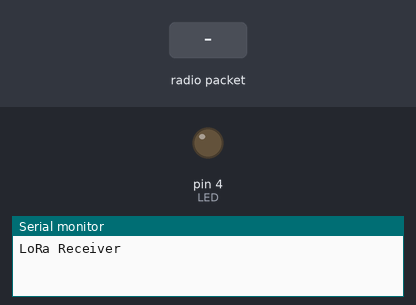
Simulated run of this sketch. Board: Arduino Uno, built with avr-gcc and run on an emulated ATmega328P. Shown: output pins drawn as LEDs (lit = HIGH), the last lines printed to the serial monitor. Dashed ring = blinking. Inputs (shaded band) come from the test bench. No radio packets arrive unless stated.

Above: at 1.2 s.
1.3 s: radio packet "1" arrives
At 1.4 s:
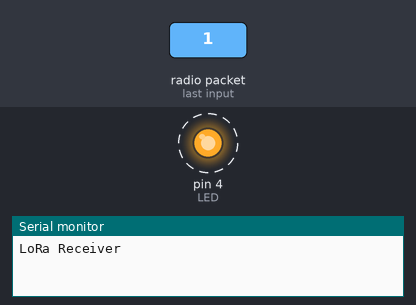
At 3.5 s:
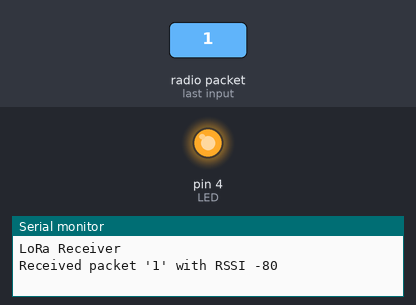
Timing chart, 0 to 5.0 s (numbered marks = the images above; inputs shaded):
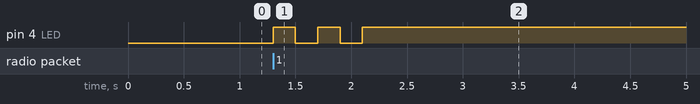

The sketch:

LoRaReceiver.ino
```cpp
#include <SPI.h>
#include <LoRa.h>


int LED = 4;
int t = 200;

void blinkk() {
  digitalWrite(LED, HIGH);
  delay(t);
  digitalWrite(LED, LOW);
  delay(t);
  digitalWrite(LED, HIGH);
  delay(t);
  digitalWrite(LED, LOW);
  delay(t);
  digitalWrite(LED, HIGH);
}


void setup() {

  pinMode(LED, OUTPUT);

  Serial.begin(9600);
  while (!Serial);

  Serial.println("LoRa Receiver");

  if (!LoRa.begin(433E6)) {
    Serial.println("Starting LoRa failed!");
    while (1);
  }
}

void loop() {
  // try to parse packet
  int packetSize = LoRa.parsePacket();
  if (packetSize) {
    blinkk();

    // received a packet
    Serial.print("Received packet '");

    // read packet
    while (LoRa.available()) {
      Serial.print((char)LoRa.read());
    }

    // print RSSI of packet
    Serial.print("' with RSSI ");
    Serial.println(LoRa.packetRssi());
  }
}
```

Measured:
- after the input at 1.3 s, pin 4 (LED): alternates HIGH for 0.20 s and LOW for 0.20 s, 5 changes in all, then stays HIGH, starting at once
